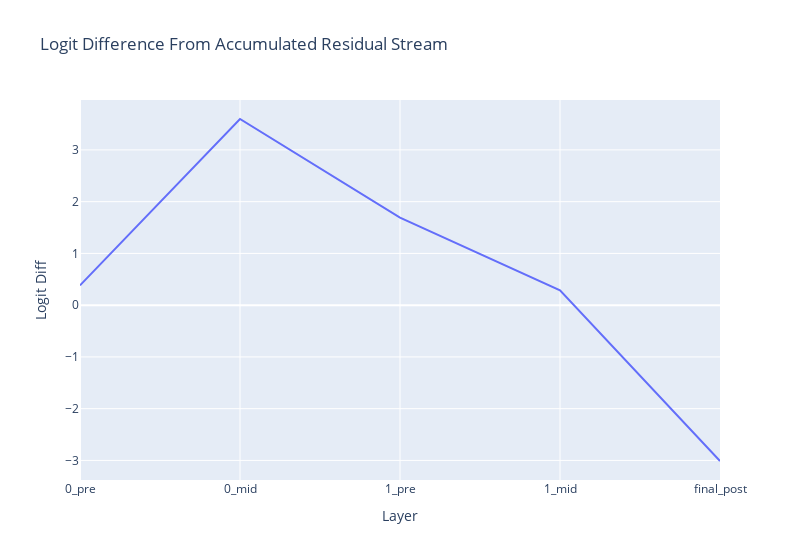

Notebook source saved alongside this figure:
### Code cell
from gpt_from_scratch import plotly_utils

accumulated_residual, labels = cache.accumulated_resid(
    layer=-1,
    incl_mid=True,
    pos_slice=-1,
    return_labels=True,
)
# accumulated_residual has shape (component, batch, d_model)

logit_lens_logit_diffs: Float32[torch.Tensor, "..."] = residual_stack_to_logit_diff(
    accumulated_residual,
    cache,
    logit_diff_directions,
)  # [component]

plotly_utils.line(
    logit_lens_logit_diffs,
    hovermode="x unified",
    title="Logit Difference From Accumulated Residual Stream",
    labels={"x": "Layer", "y": "Logit Diff"},
    xaxis_tickvals=labels,
    width=800,
)

### Figure 1 — Plotly figure (JSON) as saved in the notebook; plotly's stock layout.template omitted (floating-point values rounded to 4 significant figures)
{"data": [{"hovertemplate": "Layer=%{x}<br>Logit Diff=%{y}<extra></extra>", "legendgroup": "", "line": {"color": "#636efa", "dash": "solid"}, "marker": {"symbol": "circle"}, "mode": "lines", "name": "", "orientation": "v", "showlegend": false, "type": "scatter", "x": [0, 1, 2, 3, 4], "xaxis": "x", "y": [0.3822, 3.597, 1.693, 0.2855, -3.011], "yaxis": "y"}], "layout": {"hovermode": "x unified", "legend": {"tracegroupgap": 0}, "title": {"text": "Logit Difference From Accumulated Residual Stream"}, "width": 800, "xaxis": {"anchor": "y", "domain": [0, 1], "tickmode": "array", "ticktext": ["0_pre", "0_mid", "1_pre", "1_mid", "final_post"], "tickvals": [0, 1, 2, 3, 4], "title": {"text": "Layer"}}, "yaxis": {"anchor": "x", "domain": [0, 1], "title": {"text": "Logit Diff"}}}}
